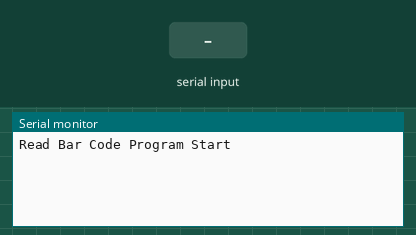
Bench run of a sketch on a simulated Arduino Uno, built with avr-gcc and run on an emulated ATmega328P. Parts: the last lines printed to the serial monitor. The test bench sets the inputs (shaded band).

Above: at 1.2 s.
1.3 s: "1" received over the second serial link
At 1.8 s:
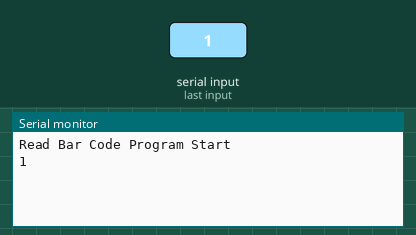
2.8 s: "0" received over the second serial link
At 4.2 s:
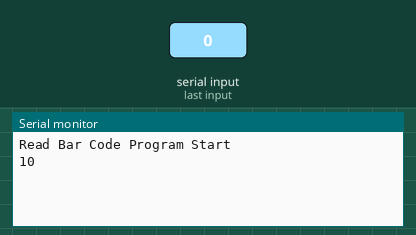

Measured:
- after the input at 1.3 s, the serial monitor: prints a new line at once (image 1)
- after the input at 2.8 s, the serial monitor: prints a new line at once (image 2)

The sketch:

ReadBartoMySql.ino
```cpp
#include <SoftwareSerial.h>

#define TXPin 1
#define RXPin 0
char c;

#include "String.h"


SoftwareSerial mySerial(RXPin, TXPin); // RX, TX // RX, TX


void setup() {
  // put your setup code here, to run once:
   Serial.begin(9600) ;
     mySerial.begin(9600) ;
    Serial.println("Read Bar Code Program Start  ") ;

}

void loop() {


      if (mySerial.available() > 0)
          {
            // Serial.println("Some Incoming") ;
              c= mySerial.read() ;
              Serial.write(c) ;
          }
      if (Serial.available() > 0)
          {
           // Serial.println("Some Incoming") ;
              c= Serial.read() ;
              mySerial.print(c) ;
          }

}
```
